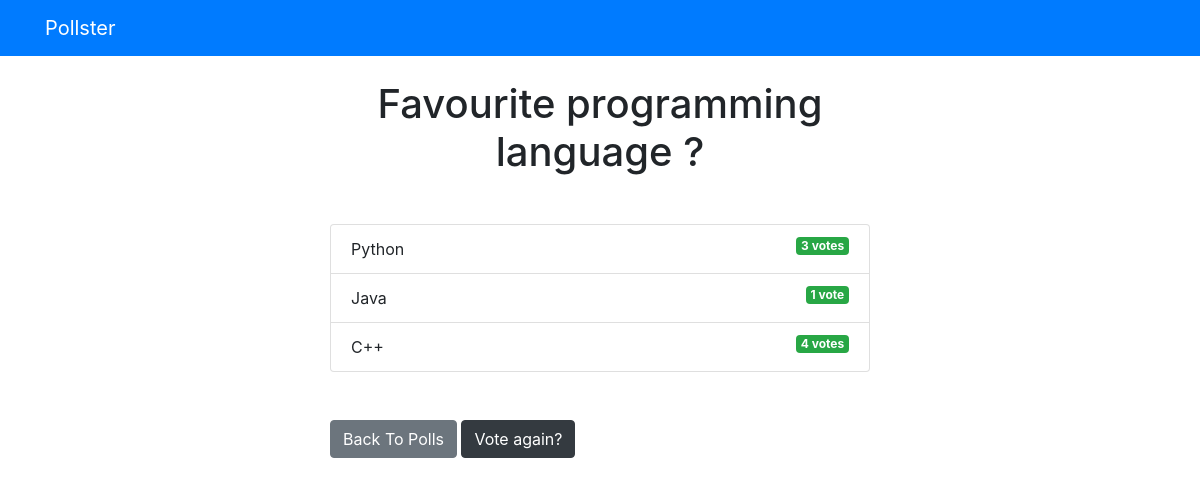
The app's page /polls/2/results/ with its own data.
### polls/models.py (models this page shows, shortened)
class Question(models.Model):
    questionText = models.CharField(max_length=200)
    pubDate = models.DateTimeField('date published')

class Choice(models.Model):
    question = models.ForeignKey(Question, on_delete=models.CASCADE)
    choiceText = models.CharField(max_length=200)
    votes = models.IntegerField(default=0)

### polls/views.py (the view)
# urls.py: path('<int:question_id>/results/', views.results, name="results"),
def results(request, question_id):
    question = get_object_or_404(Question, pk=question_id)
    return render(request, 'polls/results.html', { 'question': question})

### templates/polls/results.html
{% extends 'base.html' %}
{% block content %}
<h1 class="mb-5 text-center">{{ question.questionText }}</h1>
<ul class="list-group mb-5">
	{% for choice in question.choice_set.all %}
	<li class="list-group-item">
		{{ choice.choiceText }}  <span class="badge badge-success float-right">{{ choice.votes }} vote{{ choice.votes | pluralize }}</span>
	</li>
	{% endfor %}
</ul>
<a class="btn btn-secondary" href="{% url 'polls:index' %}">Back To Polls</a>
<a class="btn btn-dark" href="{% url 'polls:detail' question.id %}">Vote again?</a>
{% endblock %}

### records on screen
Question: questionText "Favourite programming language ?"
Choice: choiceText "Python", votes "3", votes|pluralize "s"
Choice: choiceText "Java", votes "1"
Choice: choiceText "C++", votes "4", votes|pluralize "s"
